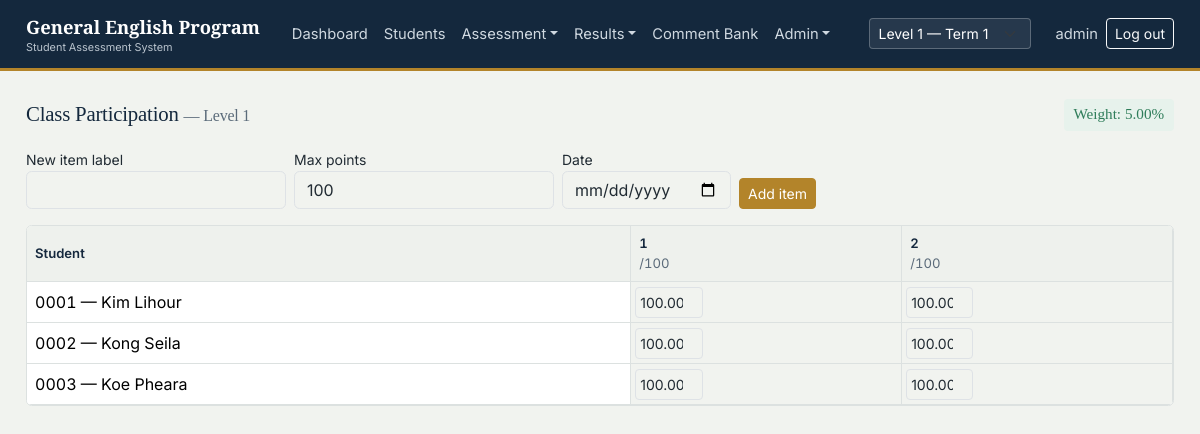
Page /scores/participation/ (signed in) on the committed database.
### gep/models.py (models this page shows, shortened)
class ScoreCategory(models.Model):
    QUIZ = 'Quiz'
    CLASS_PARTICIPATION = 'Class Participation'
    HOMEWORK = 'Homework'
    ASSIGNMENT = 'Assignment'
    NAME_CHOICES = [
        (QUIZ, 'Quiz'),
        (CLASS_PARTICIPATION, 'Class Participation'),
        (HOMEWORK, 'Homework'),
        (ASSIGNMENT, 'Assignment'),
    ]
    name = models.CharField(max_length=30, choices=NAME_CHOICES, unique=True)
    weight_percent = models.DecimalField(max_digits=5, decimal_places=2)
    class Meta:
        verbose_name_plural = 'Score categories'

class ClassGroup(models.Model):
    name = models.CharField(max_length=100)  # "Level 1"
    room = models.CharField(max_length=50, blank=True)
    term = models.ForeignKey(Term, related_name='classes', on_delete=models.CASCADE)
    book = models.CharField(max_length=150, blank=True)
    subject = models.CharField(max_length=100, default='GEP')
    total_class_days = models.PositiveIntegerField(default=20)
    class Meta:
        ordering = ['term', 'name']

class ScoreItem(models.Model):
    class_group = models.ForeignKey(ClassGroup, related_name='score_items', on_delete=models.CASCADE)
    category = models.ForeignKey(ScoreCategory, related_name='items', on_delete=models.CASCADE)
    label = models.CharField(max_length=100)
    max_points = models.DecimalField(max_digits=6, decimal_places=2, default=100)
    date = models.DateField(null=True, blank=True)
    class Meta:
        ordering = ['category', 'id']

class Enrollment(models.Model):
    STATUS_CHOICES = [('Active', 'Active'), ('Inactive', 'Inactive')]
    student = models.ForeignKey(StudentProfile, related_name='enrollments', on_delete=models.CASCADE)
    class_group = models.ForeignKey(ClassGroup, related_name='enrollments', on_delete=models.CASCADE)
    course = models.CharField(max_length=50, default='GEP')
    status = models.CharField(max_length=10, choices=STATUS_CHOICES, default='Active')
    class Meta:
        unique_together = ('student', 'class_group')
        ordering = ['class_group', 'student__student_code']

class StudentProfile(models.Model):
    GENDER_CHOICES = [('M', 'Male'), ('F', 'Female')]
    student_code = models.CharField(max_length=10, unique=True, editable=False, blank=True)
    khmer_name = models.CharField(max_length=150, blank=True)
    english_name = models.CharField(max_length=150)
    gender = models.CharField(max_length=1, choices=GENDER_CHOICES)
    date_of_birth = models.DateField(null=True, blank=True)
    phone = models.CharField(max_length=30, blank=True)
    email = models.EmailField(blank=True)
    class Meta:
        ordering = ['student_code']

class Score(models.Model):
    score_item = models.ForeignKey(ScoreItem, related_name='scores', on_delete=models.CASCADE)
    enrollment = models.ForeignKey(Enrollment, related_name='scores', on_delete=models.CASCADE)
    points = models.DecimalField(max_digits=6, decimal_places=2, null=True, blank=True)
    class Meta:
        unique_together = ('score_item', 'enrollment')

### gep/views.py (the view)
# urls.py: path('scores/<str:category_slug>/', views.score_entry, name='score-entry'),
@class_scoped
def score_entry(request, category_slug):
    category_name = CATEGORY_SLUGS.get(category_slug)
    if not category_name:
        raise Http404
    category = get_object_or_404(ScoreCategory, name=category_name)
    cls = request.current_class
    items, rows = [], []
    if cls:
        items = list(ScoreItem.objects.filter(class_group=cls, category=category).order_by('id'))
        enrollments = Enrollment.objects.filter(class_group=cls, status='Active').select_related('student')
        scores_map = {
            (s.score_item_id, s.enrollment_id): s
            for s in Score.objects.filter(score_item__in=items, enrollment__in=enrollments)
        }
        for e in enrollments:
            cells = [{'item': it, 'score': scores_map.get((it.id, e.id))} for it in items]
            rows.append({'enrollment': e, 'cells': cells})
    context = {
        'category_slug': category_slug,
        'category': category,
        'items': items,
        'rows': rows,
        'current_class': cls,
        'allowed_classes': request.allowed_classes,
        'item_form': ScoreItemForm(),
        'base_template': base_template(request),
    }
    return render(request, 'gep/score_entry.html', context)

### gep/forms.py
class ScoreItemForm(BootstrapModelForm):
    class Meta:
        model = ScoreItem
        fields = ['label', 'max_points', 'date']
        widgets = {'date': forms.DateInput(attrs={'type': 'date'})}

### gep/mixins.py (called while the page is built)
def get_allowed_classes(user):
    if user.is_superuser:
        return ClassGroup.objects.all()
    teacher = getattr(user, 'teacher', None)
    if not teacher:
        return ClassGroup.objects.none()
    return teacher.classes.all()

def resolve_current_class(request):
    allowed = get_allowed_classes(request.user)
    class_id = request.GET.get('class_id') or request.session.get('current_class_id')
    cls = None
    if class_id:
        cls = allowed.filter(pk=class_id).first()
        if not cls and not request.user.is_superuser:
            raise PermissionDenied("You are not assigned to this class.")
    if not cls:
        cls = allowed.first()
    if cls:
        request.session['current_class_id'] = cls.pk
    return cls, allowed

def class_scoped(view_func):
    @wraps(view_func)
    @login_required
    def wrapper(request, *args, **kwargs):
        request.current_class, request.allowed_classes = resolve_current_class(request)
        return view_func(request, *args, **kwargs)
    return wrapper

### gep/views.py (called while the page is built)
def base_template(request):
    return 'gep/_partial_base.html' if getattr(request, 'htmx', False) else 'gep/base.html'

### gep/templates/gep/score_entry.html (shortened to what this page needs)
{% extends base_template %}
{% block content %}
<div class="d-flex justify-content-between align-items-center mb-3 flex-wrap gap-2">
  <h2 class="font-serif mb-0" style="font-size:1.3rem;">
    {{ category.name }} {% if current_class %}<span class="text-slate fs-6">— {{ current_class.name }}</span>{% endif %}
  </h2>
  <span class="badge-grade grade-good">Weight: {{ category.weight_percent }}%</span>
</div>
{% if not current_class %}
<div class="sheet">No class available yet.</div>
{% else %}
<form method="post" action="{% url 'score-item-add' category_slug %}?class_id={{ current_class.pk }}" class="row g-2 align-items-end mb-3">
  <div class="col-auto">
    <label class="form-label small mb-0">New item label</label>
    {{ item_form.label }}
  </div>
  <div class="col-auto">
    <label class="form-label small mb-0">Max points</label>
    {{ item_form.max_points }}
  </div>
  <div class="col-auto">
    <label class="form-label small mb-0">Date</label>
    {{ item_form.date }}
  </div>
  <div class="col-auto">
    <button type="submit" class="btn btn-accent btn-sm">Add item</button>
  </div>
</form>
<div class="grid-wrap">
<table class="table gradebook mb-0">
  <thead>
    <tr>
      <th class="name-col">Student</th>
      {% for item in items %}<th>{{ item.label }}<br><span class="text-slate" style="font-weight:400;">/{{ item.max_points|floatformat:0 }}</span></th>{% endfor %}
    </tr>
  </thead>
  <tbody>
    {% if not items %}
    <tr><td class="text-slate">No items yet — add one above to start entering scores.</td></tr>
    {% elif not rows %}
    <tr><td class="text-slate">No active students in this class yet.</td></tr>
    {% else %}
      {% for row in rows %}
      <tr>
        <td class="name-col">{{ row.enrollment.student.student_code }} — {{ row.enrollment.student.english_name }}</td>
        {% for cell in row.cells %}
          {% include 'gep/_score_cell.html' with item=cell.item enrollment=row.enrollment score=cell.score %}
        {% endfor %}
      </tr>
      {% endfor %}
    {% endif %}
  </tbody>
</table>
</div>
{% endif %}
{% endblock %}

### gep/templates/gep/base.html (shortened to what this page needs)
{% load static %}<!DOCTYPE html>
<html lang="en">
<head>
<link rel="stylesheet" href="https://cdn.jsdelivr.net/npm/bootstrap@5.3.3/dist/css/bootstrap.min.css">
<link rel="stylesheet" href="https://cdn.jsdelivr.net/npm/bootstrap-icons@1.11.3/font/bootstrap-icons.css">
<link rel="stylesheet" href="{% static 'gep/css/custom.css' %}">
</head>
<body>
{% if user.is_authenticated %}
<nav class="navbar navbar-expand-lg gep-navbar" aria-label="Main navigation">
  <div class="gep-shell d-flex align-items-center w-100 py-0">
    <a class="navbar-brand me-4" href="{% url 'dashboard' %}">
      General English Program
      <small>Student Assessment System</small>
    </a>
    <div class="collapse navbar-collapse" id="navMain">
      <ul class="navbar-nav me-auto">
        <li class="nav-item"><a class="nav-link {% if request.resolver_match.url_name == 'dashboard' %}active{% endif %}" href="{% url 'dashboard' %}">Dashboard</a></li>
        <li class="nav-item"><a class="nav-link {% if request.resolver_match.url_name == 'students' %}active{% endif %}" href="{% url 'students' %}">Students</a></li>
        <li class="nav-item dropdown">
          <a class="nav-link dropdown-toggle" href="#" data-bs-toggle="dropdown">Assessment</a>
        </li>
        <li class="nav-item dropdown">
          <a class="nav-link dropdown-toggle" href="#" data-bs-toggle="dropdown">Results</a>
        </li>
        <li class="nav-item"><a class="nav-link" href="{% url 'comment-bank' %}">Comment Bank</a></li>
        {% if user.is_superuser %}
        <li class="nav-item dropdown">
          <a class="nav-link dropdown-toggle" href="#" data-bs-toggle="dropdown">Admin</a>
        </li>
        {% endif %}
      </ul>
      <ul class="navbar-nav align-items-lg-center">
        {% if allowed_classes and allowed_classes.count > 1 %}
        <li class="nav-item me-lg-3 my-2 my-lg-0 class-switcher">
          {% include 'gep/_class_switcher.html' %}
        </li>
        {% endif %}
        <li class="nav-item"><span class="nav-link disabled">{{ user.get_username }}</span></li>
        <li class="nav-item">
          <form method="post" action="{% url 'logout' %}">{% csrf_token %}
            <button type="submit" class="btn btn-sm btn-outline-light">Log out</button>
          </form>
        </li>
      </ul>
    </div>
  </div>
</nav>
{% endif %}
<div class="gep-shell">
  <div id="page-content">
    {% block content %}{% endblock %}
  </div>
</div>
</body>
</html>

### gep/templates/gep/_score_cell.html
<td class="score-cell-wrap {% if error %}table-danger{% endif %}">
  <input type="number" step="0.5" min="0" max="{{ item.max_points }}"
         name="points"
         value="{{ score.points|default_if_none:'' }}"
         class="form-control form-control-sm {% if error %}is-invalid{% endif %}"
         title="Out of {{ item.max_points }}"
         hx-post="{% url 'score-cell-save' item.id enrollment.id %}"
         hx-trigger="change"
         hx-target="closest td"
         hx-swap="outerHTML">
</td>

### gep/static/gep/css/custom.css (style rules this page uses)
:root { --ink: #14283d; --ink-soft: #1f3b57; --steel: #3d5a73; --brass: #b3842a; --brass-deep: #8f6a20; --paper: #f1f3ef; --surface: #ffffff; --slate: #5b6b7a; --line: #dce1e0; --good: #2f7d5a; --good-bg: #e7f2ec; --warn: #b9832e; --warn-bg: #faf1e2; --bad: #ab3d3d; --bad-bg: #f7e9e9; --excused: #5b6f86; --excused-bg: #eaeef2; --bs-primary: var(--ink); --bs-primary-rgb: 20, 40, 61; --bs-link-color: var(--ink-soft); --bs-link-hover-color: var(--brass-deep); --bs-body-bg: var(--paper); --bs-body-color: #212b33; --bs-border-radius: 0.35rem; --bs-border-radius-sm: 0.25rem; --bs-border-radius-lg: 0.45rem; --bs-font-sans-serif: 'Inter', 'Noto Sans Khmer', -apple-system, sans-serif; }
body { font-family: var(--bs-font-sans-serif); background-color: var(--paper); font-variant-numeric: tabular-nums; }
h1, h2, h3, h4, .font-serif { font-family: 'Source Serif 4', Georgia, serif; color: var(--ink); letter-spacing: -0.01em; }
a { text-decoration: none; }
.gep-navbar { background: var(--ink); border-bottom: 3px solid var(--brass); }
.gep-navbar .navbar-brand { font-family: 'Source Serif 4', Georgia, serif; font-weight: 600; font-size: 1.15rem; color: #fff; }
.gep-navbar .navbar-brand small { display: block; font-family: var(--bs-font-sans-serif); font-size: 0.68rem; color: #b9c3cd; font-weight: 400; margin-top: -2px; }
.gep-navbar .nav-link { color: #cfd8e0; font-size: 0.92rem; padding-top: 0.65rem; padding-bottom: 0.65rem; }
.gep-shell { max-width: 1180px; margin: 0 auto; padding: 1.75rem 1rem 3rem; }
.btn-accent { background-color: var(--brass); border-color: var(--brass); color: #fff; }
.grid-wrap { overflow-x: auto; border: 1px solid var(--line); border-radius: var(--bs-border-radius); background: var(--surface); }
table.gradebook { margin-bottom: 0; border-collapse: separate; border-spacing: 0; }
table.gradebook th, table.gradebook td { vertical-align: middle; white-space: nowrap; border-bottom: 1px solid var(--line); border-right: 1px solid var(--line); }
table.gradebook thead th { background: #eef1ed; color: var(--ink); font-weight: 600; font-size: 0.82rem; position: sticky; top: 0; z-index: 2; }
table.gradebook td.name-col, table.gradebook th.name-col { position: sticky; left: 0; background: var(--surface); z-index: 1; text-align: left; white-space: normal; min-width: 170px; }
table.gradebook thead th.name-col { z-index: 3; background: #eef1ed; }
table.gradebook input[type="number"] { width: 4.2rem; text-align: center; padding: 0.25rem; }
table.gradebook .score-cell-wrap { padding: 0.25rem; }
.badge-grade { font-family: 'Source Serif 4', Georgia, serif; font-size: 0.95rem; padding: 0.3em 0.65em; border-radius: var(--bs-border-radius-sm); }
.badge-grade.grade-good { background: var(--good-bg); color: var(--good); }
.text-slate { color: var(--slate); }

### rows in the picture
ScoreCategory: name "Class Participation", weight_percent "5.00"
ClassGroup: name "Level 1"
ScoreItem: label "1", max_points "100", points "100.00"
ScoreItem: label "2", max_points "100", points "100.00"
Enrollment: enrollment.student.student_code "0001", enrollment.student.english_name "Kim Lihour"
Enrollment: enrollment.student.student_code "0002", enrollment.student.english_name "Kong Seila"
Enrollment: enrollment.student.student_code "0003", enrollment.student.english_name "Koe Pheara"

### other values in the picture
{{ user.get_username }} "admin"
form field class_id "Level 1 — Term 1"
